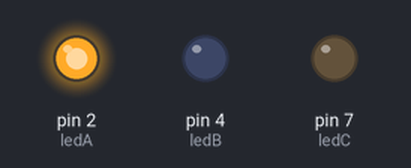
This sketch was run on a simulated Arduino Uno, built with avr-gcc and run on an emulated ATmega328P. Shown: output pins drawn as LEDs (lit = HIGH).

Above: at 0.2 s.
At 1.2 s:
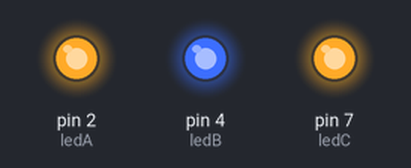
At 1.7 s:
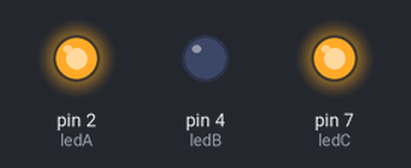
At 2.7 s:
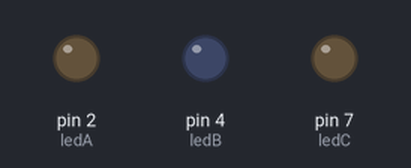
At 4.7 s:
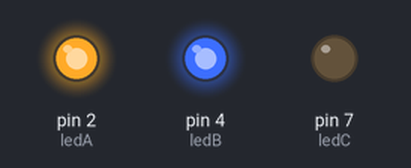
Timing chart, 0 to 5.2 s (numbered marks = the images above):
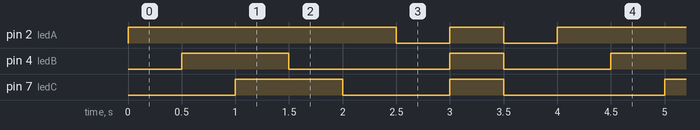

Measured:
- by itself, pin 2 (ledA): repeats every 4.0 s: LOW 0.50 s, HIGH 0.50 s, LOW 0.50 s, HIGH 2.5 s
- by itself, pin 4 (ledB): repeats every 4.0 s: LOW 1.5 s, HIGH 0.50 s, LOW 1.0 s, HIGH 1.0 s
- by itself, pin 7 (ledC): repeats every 4.0 s: LOW 1.0 s, HIGH 0.50 s, LOW 1.5 s, HIGH 1.0 s

The sketch:

traffic_light.ino
```cpp
int ledA = 2;
int ledB = 4;
int ledC = 7;

void setup() {
 pinMode(ledA,OUTPUT);
 pinMode(ledB,OUTPUT);
 pinMode(ledC,OUTPUT);

}

void loop() {
  digitalWrite(ledA,HIGH);
  delay(500);
  digitalWrite(ledB,HIGH);
   delay(500);
  digitalWrite(ledC,HIGH);
   delay(500);
  digitalWrite(ledB,LOW);
   delay(500);
  digitalWrite(ledC,LOW);
   delay(500);
digitalWrite(ledA,LOW);
delay(500);
digitalWrite(ledA,HIGH);
 digitalWrite(ledB,HIGH);
  digitalWrite(ledC,HIGH);
  delay(500);
  digitalWrite(ledA,LOW);
 digitalWrite(ledB,LOW);
  digitalWrite(ledC,LOW);
   delay(500);
}
```
